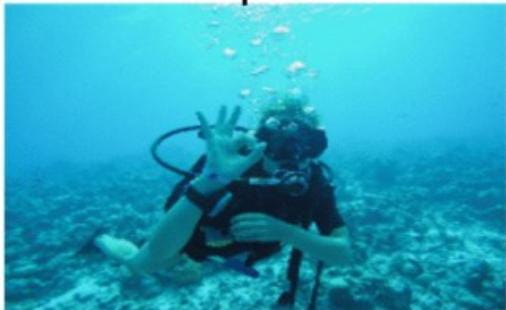
#> input picture image1.jpeg, 506 x 310 px
$ python -i clahe.py   (imports and definitions only)
#> lines starting #> are read from the running program, lines starting #| are printed output that depends on the picture
#> further down, picture is the input picture: shape (310, 506, 3); mean B, G, R 188.3, 162.5, 39.6
import cv2

class CLAHEEnhancer:
    def __init__(self, clip_limit=3.0):
        self.clip_limit = clip_limit

    def apply(self, image):
        lab = cv2.cvtColor(image, cv2.COLOR_BGR2LAB)
#> lab: shape (310, 506, 3); mean of channels 0, 1, 2 156.4, 105.8, 105.5
        l, a, b = cv2.split(lab)
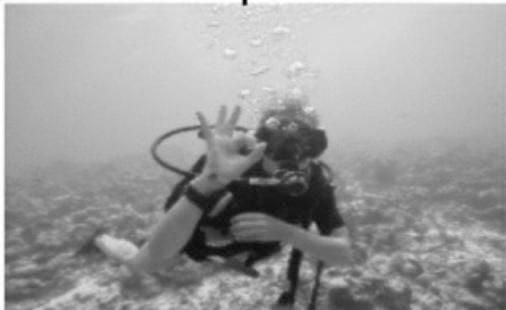
#> l: shape (310, 506); min 10, max 255, mean 156.4
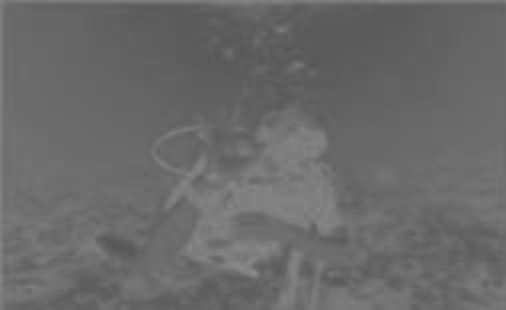
#> a: shape (310, 506); min 85, max 141, mean 105.8
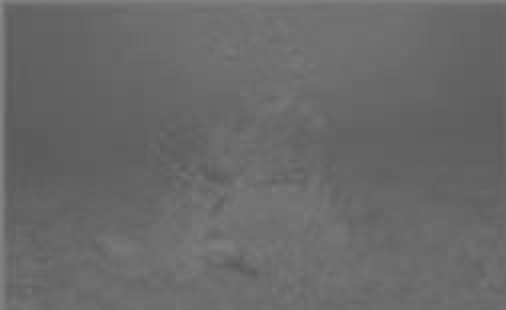
#> b: shape (310, 506); min 88, max 138, mean 105.5

        clahe = cv2.createCLAHE(clipLimit=self.clip_limit, tileGridSize=(8,8))
        cl = clahe.apply(l)
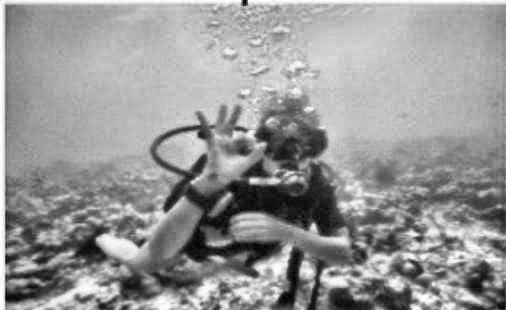
#> cl: shape (310, 506); min 1, max 255, mean 151

        limg = cv2.merge((cl,a,b))
#> limg: shape (310, 506, 3); mean of channels 0, 1, 2 151, 105.8, 105.5
        return cv2.cvtColor(limg, cv2.COLOR_LAB2BGR)
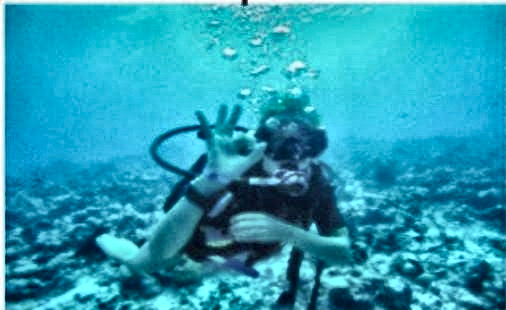
#> returned value: shape (310, 506, 3); mean B, G, R 182.5, 157.2, 37

>>> import cv2
>>> picture = cv2.imread('../image1.jpeg')
>>> result = CLAHEEnhancer().apply(picture)

$ run again, on image2.jpeg
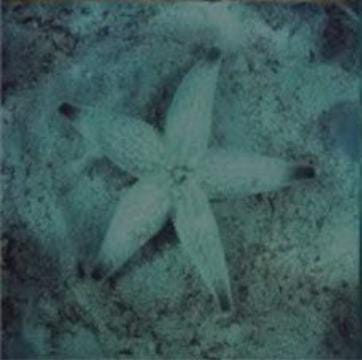
#> input picture image2.jpeg, 362 x 360 px
#> picture is the input picture: shape (360, 362, 3); mean B, G, R 91.8, 91.6, 62.3
#> lab: shape (360, 362, 3); mean of channels 0, 1, 2 93.2, 117.5, 124.4
#> in apply, `cl = clahe.apply(l)`:
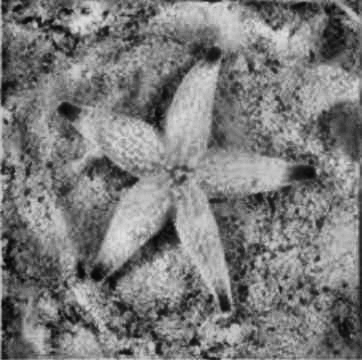
#> cl: shape (360, 362); min 4, max 224, mean 122.4
#> limg: shape (360, 362, 3); mean of channels 0, 1, 2 122.4, 117.5, 124.4
#> in apply, `return cv2.cvtColor(limg, cv2.COLOR_LAB2BGR)`:
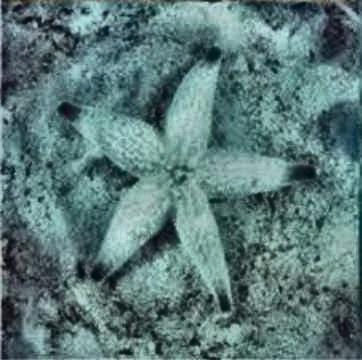
#> returned value: shape (360, 362, 3); mean B, G, R 121, 121, 90.8
